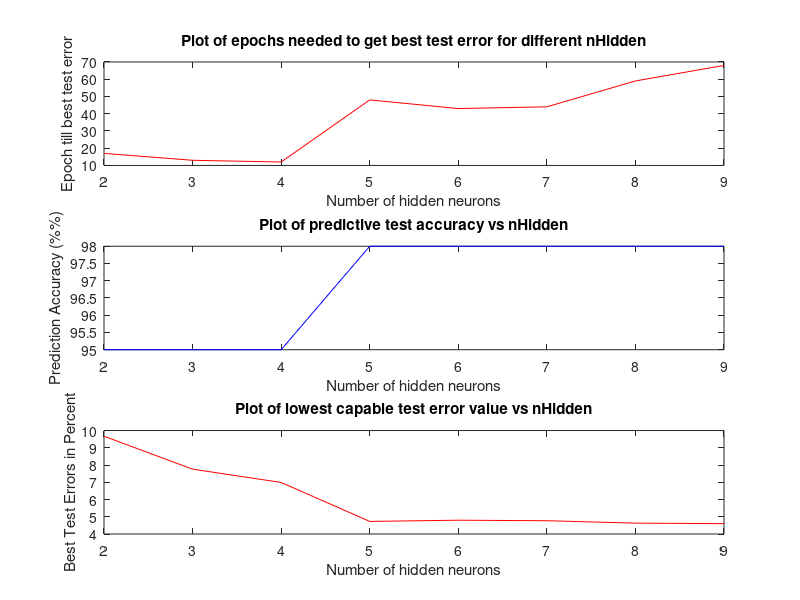

This figure's MATLAB source:
epochBestTest = [ 17 13 12 48 43 44 59 68 ];
accuracy = [ 95 95 95 98 98 98 98 98 ];
noHiddens = [ 2 3 4 5 6 7 8 9 ];
bestTestError = [ 9.67 7.76 6.99 4.73 4.8 4.77 4.63 4.60 ];

plotFig = figure;

axis auto;
subplot(3,1,1);
plot(noHiddens, epochBestTest, 'r');
xlabel('Number of hidden neurons');
ylabel('Epoch till best test error');
title('Plot of epochs needed to get best test error for different nHidden');

subplot(3,1,2);
plot(noHiddens, accuracy, 'b');
xlabel('Number of hidden neurons');
ylabel('Prediction Accuracy (%%)');
title('Plot of predictive test accuracy vs nHidden');

axis auto;
subplot(3,1,3);
plot(noHiddens, bestTestError, 'r');
xlabel('Number of hidden neurons');
ylabel('Best Test Errors in Percent');
title('Plot of lowest capable test error value vs nHidden');

print(plotFig, 'DataPlot1', '-dpng');